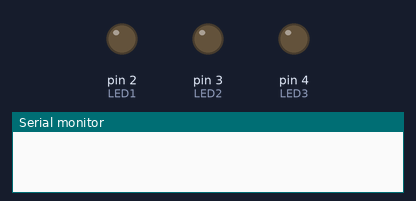
The sketch below on a simulated Arduino Uno, built with avr-gcc and run on an emulated ATmega328P. On the bench: output pins drawn as LEDs (lit = HIGH), the last lines printed to the serial monitor.

Above: at 0.2 s.
At 0.7 s:
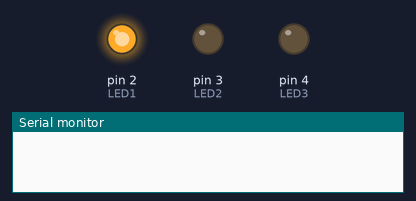
At 1.2 s:
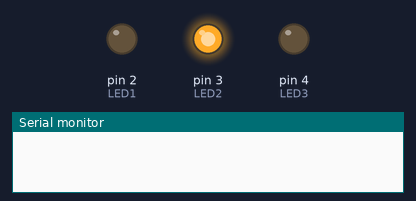
At 2.7 s:
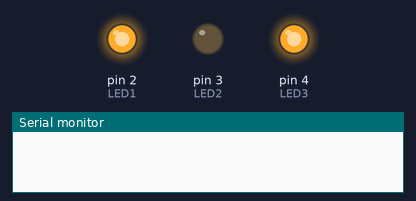
At 3.7 s:
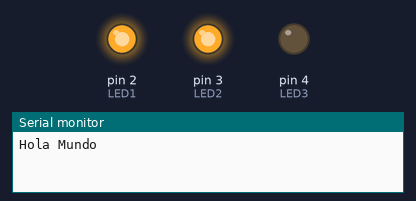
At 5.7 s:
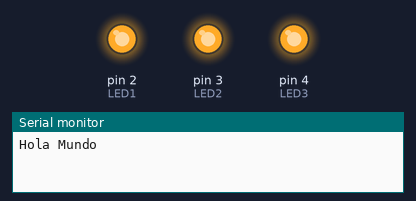
Timing chart, 0 to 6.9 s (numbered marks = the images above):
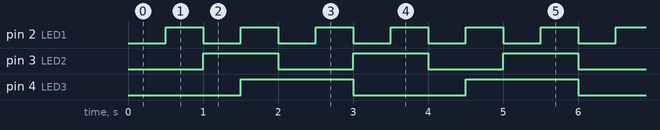

Measured:
- by itself, pin 2 (LED1): alternates HIGH for 0.50 s and LOW for 0.50 s
- by itself, pin 3 (LED2): alternates HIGH for 1.0 s and LOW for 1.0 s
- by itself, pin 4 (LED3): alternates HIGH for 1.5 s and LOW for 1.5 s

The sketch:

Led__Milis.ino
```cpp
const int LED1 = 2;
const int LED2 = 3;
const int LED3 = 4;

// Estado actual (encendido/apagado) de cada LED
bool estadoLED1 = LOW;
bool estadoLED2 = LOW;
bool estadoLED3 = LOW;

// Marca de tiempo del último cambio de cada tarea
unsigned long previoLED1 = 0;
unsigned long previoLED2 = 0;
unsigned long previoLED3 = 0;
unsigned long previoSerial = 0;

// Intervalos de cada tarea (en milisegundos)
const unsigned long INTERVALO_LED1 = 500;
const unsigned long INTERVALO_LED2 = 1000;
const unsigned long INTERVALO_LED3 = 1500;
const unsigned long INTERVALO_SERIAL = 3000;

void setup() {
  pinMode(LED1, OUTPUT);
  pinMode(LED2, OUTPUT);
  pinMode(LED3, OUTPUT);

  Serial.begin(9600);
}

void loop() {
  unsigned long ahora = millis();

  // --- Tarea LED1 (cada 500 ms) ---
  if (ahora - previoLED1 >= INTERVALO_LED1) {
    previoLED1 = ahora;
    estadoLED1 = !estadoLED1;
    digitalWrite(LED1, estadoLED1);
  }

  // --- Tarea LED2 (cada 1000 ms) ---
  if (ahora - previoLED2 >= INTERVALO_LED2) {
    previoLED2 = ahora;
    estadoLED2 = !estadoLED2;
    digitalWrite(LED2, estadoLED2);
  }

  // --- Tarea LED3 (cada 1500 ms) ---
  if (ahora - previoLED3 >= INTERVALO_LED3) {
    previoLED3 = ahora;
    estadoLED3 = !estadoLED3;
    digitalWrite(LED3, estadoLED3);
  }

  // --- Tarea extra: mensaje serial cada 3 s ---
  if (ahora - previoSerial >= INTERVALO_SERIAL) {
    previoSerial = ahora;
    Serial.println("Hola Mundo");
  }
}
```
